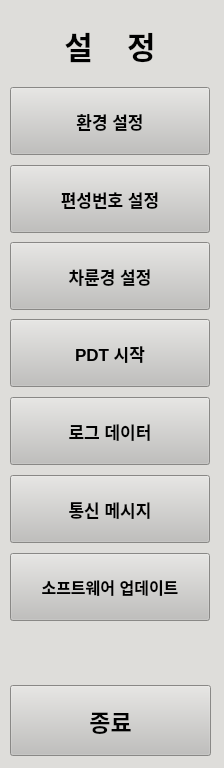
  <widget class="QFrame" name="frame_Menu">
   <property name="geometry">
    <rect>
     <x>0</x>
     <y>0</y>
     <width>224</width>
     <height>768</height>
    </rect>
   </property>
   <property name="styleSheet">
    <string notr="true">background-color: rgb(222, 221, 218);
color: rgb(0, 0, 0);</string>
   </property>
   <property name="frameShape">
    <enum>QFrame::Panel</enum>
   </property>
   <property name="frameShadow">
    <enum>QFrame::Plain</enum>
   </property>
   <property name="lineWidth">
    <number>0</number>
   </property>
   <widget class="QPushButton" name="Button_Exit">
    <property name="geometry">
     <rect>
      <x>10</x>
      <y>685</y>
      <width>201</width>
      <height>71</height>
     </rect>
    </property>
    <property name="font">
     <font>
      <pointsize>17</pointsize>
      <weight>75</weight>
      <bold>true</bold>
     </font>
    </property>
    <property name="styleSheet">
     <string notr="true">color: rgb(0,0,0);
background-color: rgb(192, 191, 188);</string>
    </property>
    <property name="text">
     <string>종료</string>
    </property>
   </widget>
   <widget class="QPushButton" name="Button_Env">
    <property name="geometry">
     <rect>
      <x>10</x>
      <y>87</y>
      <width>200</width>
      <height>68</height>
     </rect>
    </property>
    <property name="font">
     <font>
      <pointsize>13</pointsize>
      <weight>75</weight>
      <bold>true</bold>
     </font>
    </property>
    <property name="styleSheet">
     <string notr="true">color: rgb(0, 0, 0);
background-color: rgb(192, 191, 188);</string>
    </property>
    <property name="text">
     <string>환경 설정</string>
    </property>
   </widget>
   <widget class="QPushButton" name="Button_PDT">
    <property name="geometry">
     <rect>
      <x>10</x>
      <y>319</y>
      <width>200</width>
      <height>68</height>
     </rect>
    </property>
    <property name="font">
     <font>
      <pointsize>13</pointsize>
      <weight>75</weight>
      <bold>true</bold>
     </font>
    </property>
    <property name="styleSheet">
     <string notr="true">color: rgb(0, 0, 0);
background-color: rgb(192, 191, 188);</string>
    </property>
    <property name="text">
     <string>PDT 시작</string>
    </property>
   </widget>
   <widget class="QPushButton" name="Button_Log">
    <property name="geometry">
     <rect>
      <x>10</x>
      <y>397</y>
      <width>200</width>
      <height>68</height>
     </rect>
    </property>
    <property name="font">
     <font>
      <pointsize>13</pointsize>
      <weight>75</weight>
      <bold>true</bold>
     </font>
    </property>
    <property name="styleSheet">
     <string notr="true">color: rgb(0, 0, 0);
background-color: rgb(192, 191, 188);</string>
    </property>
    <property name="text">
     <string>로그 데이터</string>
    </property>
   </widget>
   <widget class="QPushButton" name="Button_Comm">
    <property name="geometry">
     <rect>
      <x>10</x>
      <y>475</y>
      <width>200</width>
      <height>68</height>
     </rect>
    </property>
    <property name="font">
     <font>
      <pointsize>13</pointsize>
      <weight>75</weight>
      <bold>true</bold>
     </font>
    </property>
    <property name="styleSheet">
     <string notr="true">color: rgb(0, 0, 0);
background-color: rgb(192, 191, 188);</string>
    </property>
    <property name="text">
     <string>통신 메시지</string>
    </property>
   </widget>
   <widget class="QPushButton" name="Button_Update">
    <property name="geometry">
     <rect>
      <x>10</x>
      <y>553</y>
      <width>200</width>
      <height>68</height>
     </rect>
    </property>
    <property name="font">
     <font>
      <pointsize>12</pointsize>
      <weight>75</weight>
      <bold>true</bold>
     </font>
    </property>
    <property name="styleSheet">
     <string notr="true">color: rgb(0, 0, 0);
background-color: rgb(192, 191, 188);</string>
    </property>
    <property name="text">
     <string>소프트웨어 업데이트</string>
    </property>
   </widget>
   <widget class="QLabel" name="label_Config">
    <property name="geometry">
     <rect>
      <x>10</x>
      <y>20</y>
      <width>200</width>
      <height>50</height>
     </rect>
    </property>
    <property name="font">
     <font>
      <pointsize>23</pointsize>
      <weight>75</weight>
      <bold>true</bold>
     </font>
    </property>
    <property name="text">
     <string>설    정</string>
    </property>
    <property name="alignment">
     <set>Qt::AlignCenter</set>
    </property>
   </widget>
   <widget class="QPushButton" name="Button_Group">
    <property name="geometry">
     <rect>
      <x>10</x>
      <y>165</y>
      <width>200</width>
      <height>68</height>
     </rect>
    </property>
    <property name="font">
     <font>
      <pointsize>13</pointsize>
      <weight>75</weight>
      <bold>true</bold>
     </font>
    </property>
    <property name="styleSheet">
     <string notr="true">color: rgb(0, 0, 0);
background-color: rgb(192, 191, 188);</string>
    </property>
    <property name="text">
     <string>편성번호 설정</string>
    </property>
   </widget>
   <widget class="QPushButton" name="Button_Wheel">
    <property name="geometry">
     <rect>
      <x>10</x>
      <y>242</y>
      <width>200</width>
      <height>68</height>
     </rect>
    </property>
    <property name="font">
     <font>
      <pointsize>13</pointsize>
      <weight>75</weight>
      <bold>true</bold>
     </font>
    </property>
    <property name="styleSheet">
     <string notr="true">color: rgb(0, 0, 0);
background-color: rgb(192, 191, 188);</string>
    </property>
    <property name="text">
     <string>차륜경 설정</string>
    </property>
   </widget>
   <zorder>Button_Exit</zorder>
   <zorder>Button_PDT</zorder>
   <zorder>Button_Log</zorder>
   <zorder>Button_Comm</zorder>
   <zorder>Button_Update</zorder>
   <zorder>label_Config</zorder>
   <zorder>Button_Group</zorder>
   <zorder>Button_Env</zorder>
   <zorder>Button_Wheel</zorder>
  </widget>
